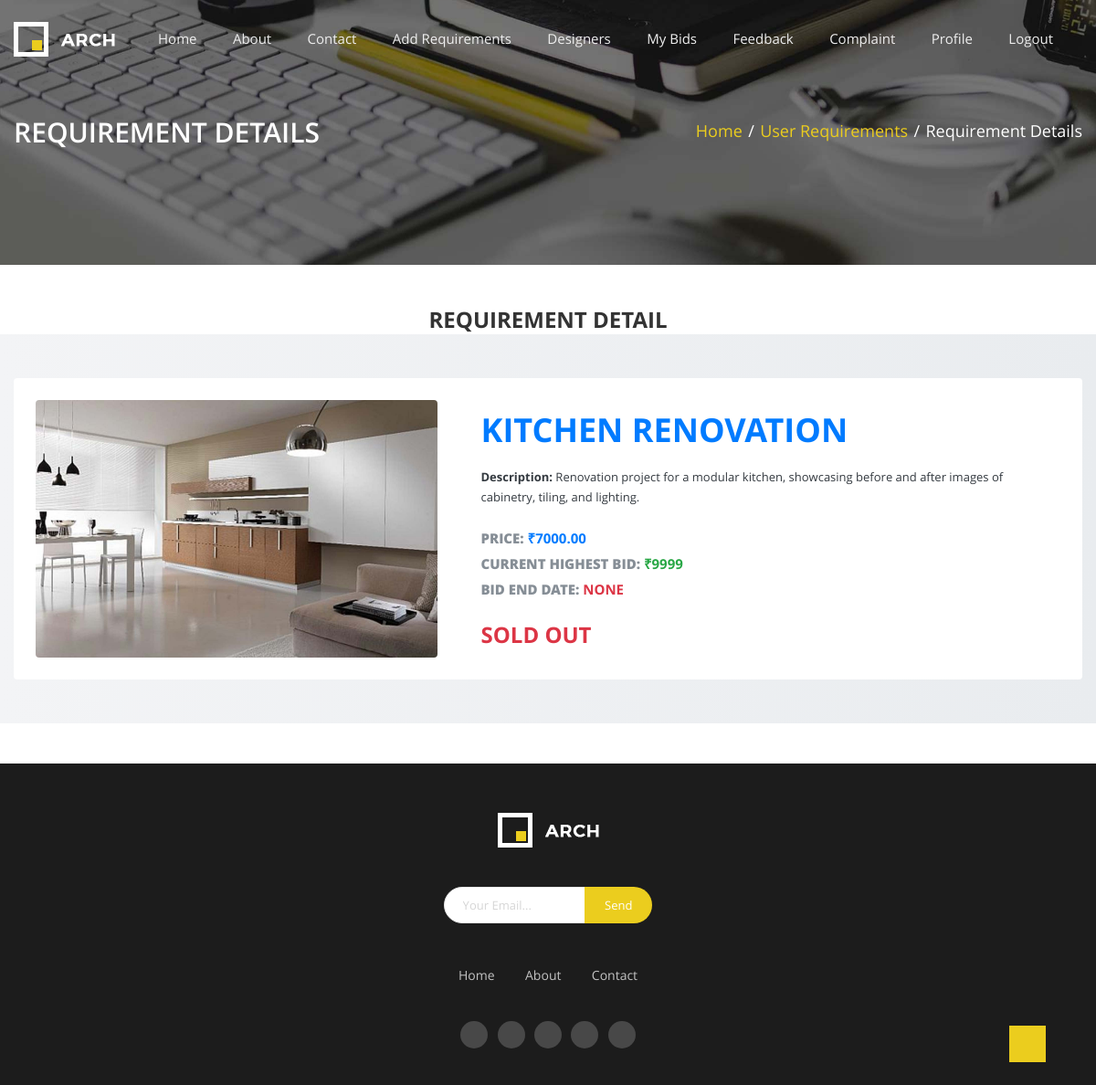
Page /product/1/ (signed in) on the committed database.
### myapp/models.py (models this page shows, shortened)
class Requirement(models.Model):
    REQUIREMENT_STATUS_CHOICES = [
        (0, 'Open'),
        (1, 'Close'),
    ]
    user = models.ForeignKey(Login, on_delete=models.CASCADE)
    req_name = models.CharField(max_length=150, null=False)
    initial_amount = models.DecimalField(max_digits=10, decimal_places=2, null=True, blank=True)
    req_desc = models.CharField(max_length=150, null=False)
    req_status = models.IntegerField(choices=REQUIREMENT_STATUS_CHOICES, null=False)
    req_img = models.ImageField(upload_to='products/', null=True, blank=True)
    current_highest_bid = models.IntegerField(default=0)
    bid_end_date = models.DateTimeField(null=True, blank=True)
    minimum_bid_increment = models.IntegerField(default=1)
    creation_date = models.DateField(auto_now_add=True, null=True, blank=True)
    def req_pic(self):
        return mark_safe('<img src = "{}" width = "100">'.format(self.req_img.url))
    req_pic.allow_tags = True

### myapp/views.py (the view)
# urls.py: path('product/<int:product_id>/', views.single_property, name='single_property'),
def single_property(request, product_id):
    context = checksession(request)
    product = get_object_or_404(Requirement, id=product_id)
    is_sold = Bidding.objects.filter(requirement=product, status='paid').exists()  # Assuming 'paid' status indicates purchase
    context.update({'product': product, 'is_sold': is_sold})
    return render(request, 'requirementdetail.html', context)

### myapp/views.py (called while the page is built)
def checksession(request):
    uid = request.session.get('log_id')
    if not uid:
        return None
    try:
        userdata = Login.objects.get(id=uid)
        is_designer = userdata.role == "Designer"
        if is_designer:
            try:
                profile = DesignerProfile.objects.get(user=userdata)
            except DesignerProfile.DoesNotExist:
                profile = None
        else:
            try:
                profile = UserProfile.objects.get(user=userdata)
            except UserProfile.DoesNotExist:
                profile = None
        context = {
            'userdata': userdata,
            'is_designer': is_designer,
            'profile': profile,
        }
        return context
    except Login.DoesNotExist:
        return None

### myapp/templates/requirementdetail.html (shortened to what this page needs)
{%extends 'base.html'%}
{%block main%}
{%load static%}
    <section class="navigation">
      <div class="parallax parallax--nav-3">
        <div class="container clearfix">
          <div class="row">
            <div class="col-md-12">
              <h2>
                Requirement Details
              </h2>
              <ul class="breadcrumbs ul--inline ul--no-style">
                <li>
                  <a href=" {% static 'index.html' %} ">Home</a>
                </li>
                <span>/</span>
                <li>
                  <a href="#">User Requirements</a>
                </li>
                <span>/</span>
                <li class="active">
                  Requirement Details
                </li>
              </ul>
            </div>
          </div>
        </div>
      </div>
    </section>
<br><br>
<h3 align="center">Requirement Detail</h3>
<div class="sp-area py-5" style="background: linear-gradient(to right, #f3f4f6, #e9ecef);">
    <div class="container">
        <div class="card product-card shadow-lg rounded-lg border-0">
            <div class="row no-gutters align-items-center">
                <div class="col-lg-5">
                    <div class="product-image text-center p-4">
                        <img src="{{ product.req_img.url }}" alt="Rent Arena product image" class="img-fluid rounded shadow-sm" style="width: 100%; max-height: 450px; object-fit: cover;">
                    </div>
                </div>
                <div class="col-lg-7">
                    <div class="card-body p-4">
                        <h1 class="text-primary font-weight-bold mb-1">{{ product.req_name }}</h1>
                        <p class="text-dark mt-3 mb-4"><strong>Description:</strong> {{ product.req_desc }}</p>
                        <div class="product-info mb-4">
                            <h5 class="text-secondary mb-2"><strong>Price:</strong> <span class="text-primary">₹{{ product.initial_amount }}</span></h5>
                            <h5 class="text-secondary mb-2"><strong>Current Highest Bid:</strong> <span class="text-success">₹{{ product.current_highest_bid }}</span></h5>
                            <h5 class="text-secondary"><strong>Bid End Date:</strong> <span class="text-danger">{{ product.bid_end_date }}</span></h5>
                        </div>
                        <div class="bid-section mt-4">
                            {% if is_sold %}
                                <h3 class="text-danger font-weight-bold">Sold Out</h3>
                            {% endif %}
                        </div>
                    </div>
                </div>
            </div>
        </div>
    </div>
</div>
<br><br>
{%endblock%}

### rows in the picture
Requirement: req_img (picture), req_name "KITCHEN RENOVATION", req_desc "Renovation project for a modular kitchen, showcasing before and after images of cabinetry, tiling, and lighting.", initial_amount "7000.00", current_highest_bid "9999", bid_end_date "NONE"
